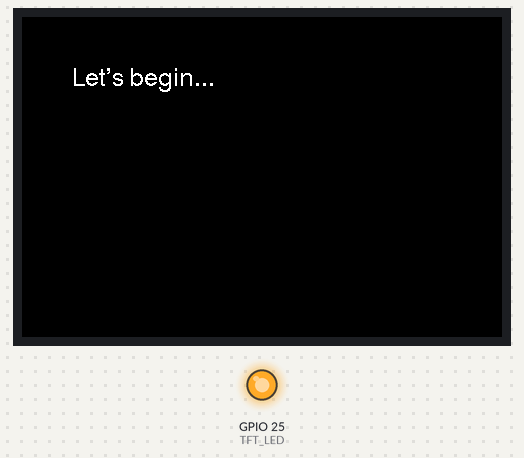
The sketch below on a simulated ESP32. Parts: 480×320 colour display, output pins drawn as LEDs (lit = HIGH). WiFi joins after 1.5 s; servers stay silent unless stated; uploads are accepted with an empty reply; what the sketch prints to the serial monitor is not drawn.

Above: at 2.5 s.
At 4.9 s:
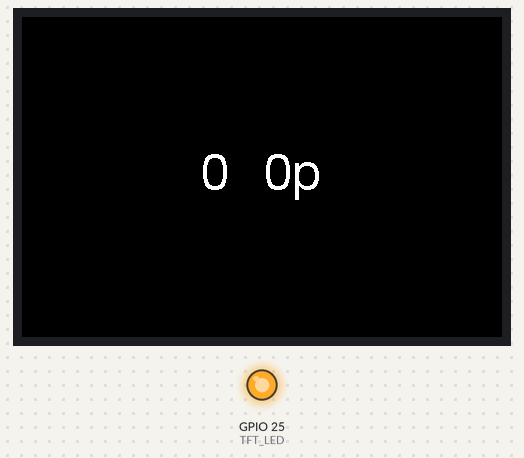

The sketch:

step_03_example.ino
```cpp
/**
 * @file    mini_tv_master.ino
 * @brief   Connecting to WiFi + Make API Calls (showing temperature and humidity)
 * @author  Aom, Ilo
 * @date    2025-09-12
 * @version 1.0
 */

// Required Libraries: Adafruit GFX, Adafruit ST7735, TFT, Arduino JSON

#include <TFT_eSPI.h> // Drawing text, images, and shapes on the TFT display
#include <SPI.h>      // Serial Data Protocol

#include <WiFi.h>        // WiFi connectivity
#include <HTTPClient.h>  // HTTP requests
#include <ArduinoJson.h> // JSON parsing

// --- TFT Configuration ---
TFT_eSPI tft = TFT_eSPI();
#define TFT_LED 25

// --- WiFi Configuration ---
#define WIFI_SSID "Wi-Fi.HK via HKU"

// --- Display Parameters ---
#define SCREEN_WIDTH 480
#define SCREEN_HEIGHT 320
const int FONT_SIZE = 6;

// --- Function Declaration ---
void displayText(const char *text, int textSize, int x, int y);
void APIGetRequest(const char *url, DynamicJsonDocument &doc);
void fetchWeatherData();

void setup()
{
  //  Screen Setup
  tft.init();
  pinMode(TFT_LED, OUTPUT);
  digitalWrite(TFT_LED, HIGH); // turn on LED
  tft.setRotation(1); // Landscape
  Serial.begin(115200);
  tft.fillScreen(TFT_BLACK);

  //  WiFi Setup
  WiFi.begin(WIFI_SSID);

  while (WiFi.status() != WL_CONNECTED)
  {
    Serial.println("Connecting to WiFi...");
    displayText("Connecting to WiFi...", 2, 10, 50);
    delay(500);
  }

  displayText("Let's begin...", 4, 50, 50);
  delay(2000);
}

void loop()
{
  // Fetch and display weather data
  fetchWeatherData();
}

void displayText(const char *text, int textSize = 1, int x = 0, int y = 0)
{
  tft.fillScreen(TFT_BLACK);              // clear screen with black background
  tft.setTextColor(TFT_WHITE, TFT_BLACK); // set text color
  tft.drawString(text, x, y, textSize);   // display text
}

void APIGetRequest(const char *url, DynamicJsonDocument &doc)
{
  HTTPClient http;
  http.begin(url);
  int httpResponseCode = http.GET();

  if (httpResponseCode != HTTP_CODE_OK)
  {
    displayText("Error Calling API!", 4, 50, 50);
    delay(5000);
    return;
  }

  String payload = http.getString();
  deserializeJson(doc, payload); // Parse the payload into a JSON document
}

void fetchWeatherData()
{
  DynamicJsonDocument doc(8192);
  Serial.println("Fetching weather...");
  const char *weatherAPI = "https://data.weather.gov.hk/weatherAPI/opendata/weather.php?dataType=rhrread";

  APIGetRequest(weatherAPI, doc);

  int temperature = doc["temperature"]["data"][0]["value"].as<int>();
  int humidity = doc["humidity"]["data"][0]["value"].as<int>();

  char msg[16];
  snprintf(msg, sizeof(msg), "%d c %dp", temperature, humidity);
  Serial.print("Temperature: ");
  Serial.print(temperature);
  Serial.print(" Humidity: ");
  Serial.println(humidity);

  int textWidth = tft.textWidth(msg, FONT_SIZE);
  int textHeight = tft.fontHeight(FONT_SIZE);

  displayText(msg, FONT_SIZE, ( SCREEN_WIDTH - textWidth ) / 2 , ( SCREEN_HEIGHT - textHeight ) / 2);
  delay(10000);
}
```

Measured:
- what the display in image 0 shows lasts 2.4 s, from 2.4 s to 4.8 s
